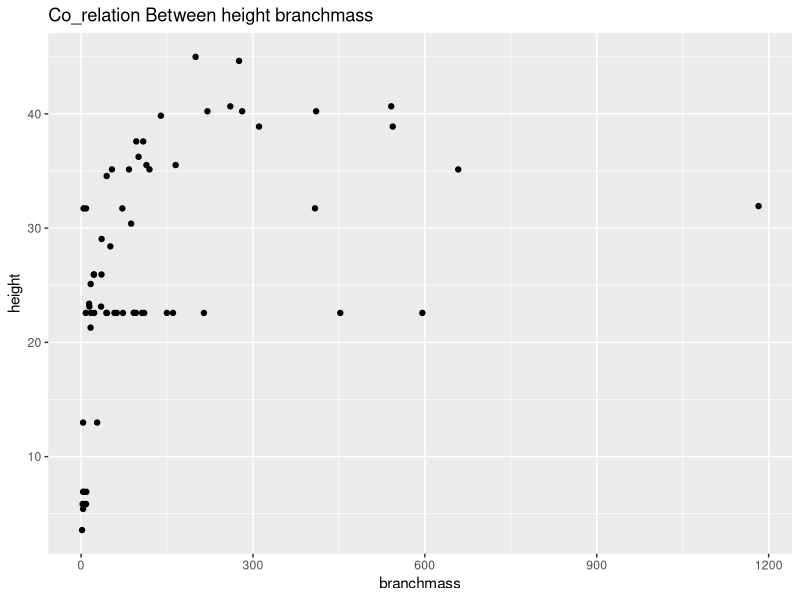
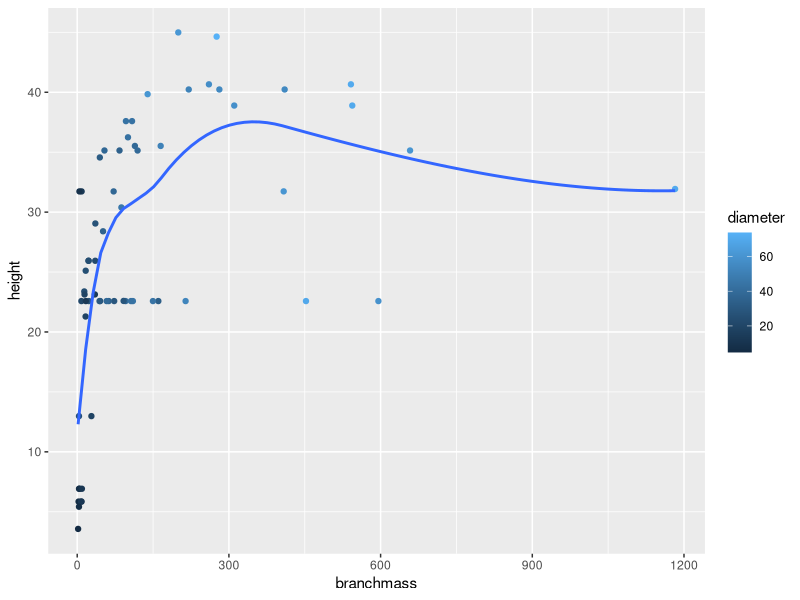
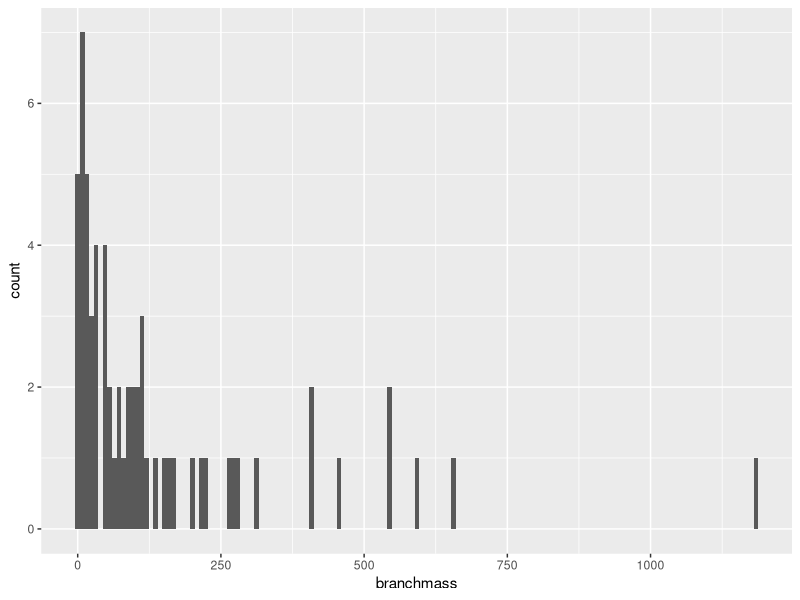
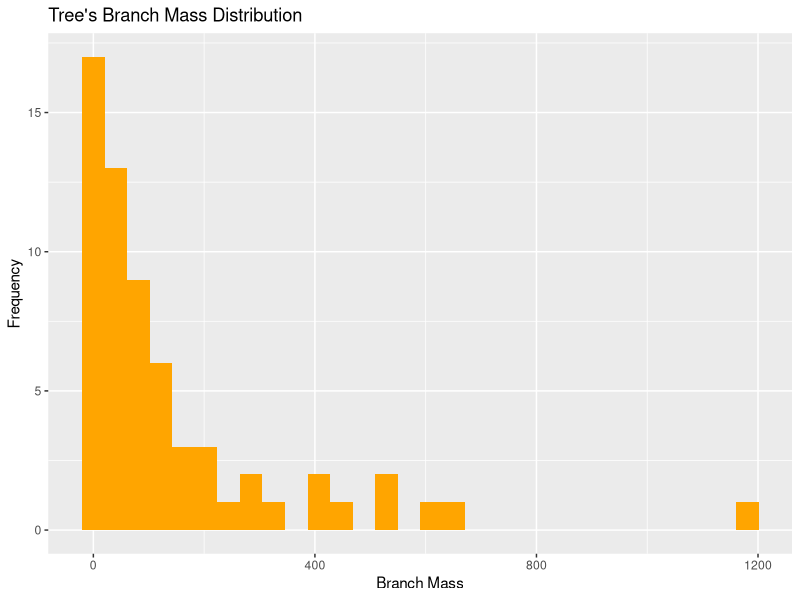
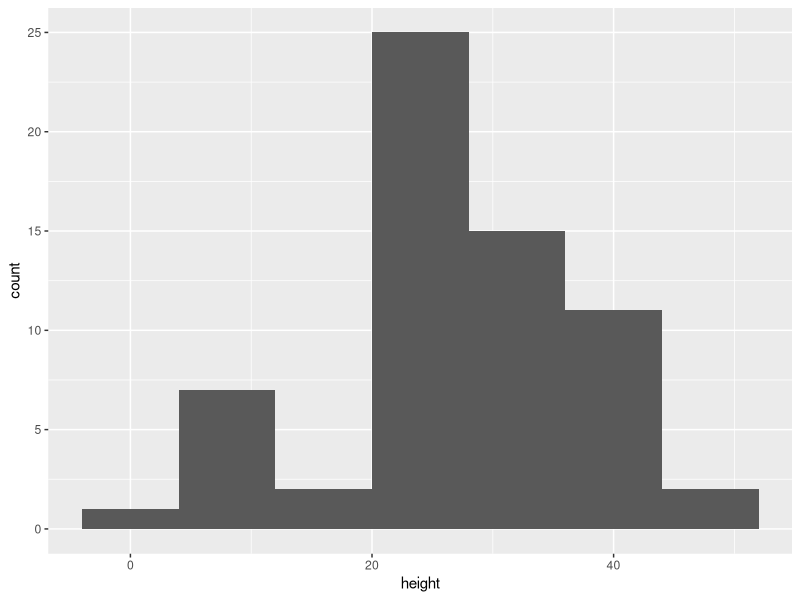
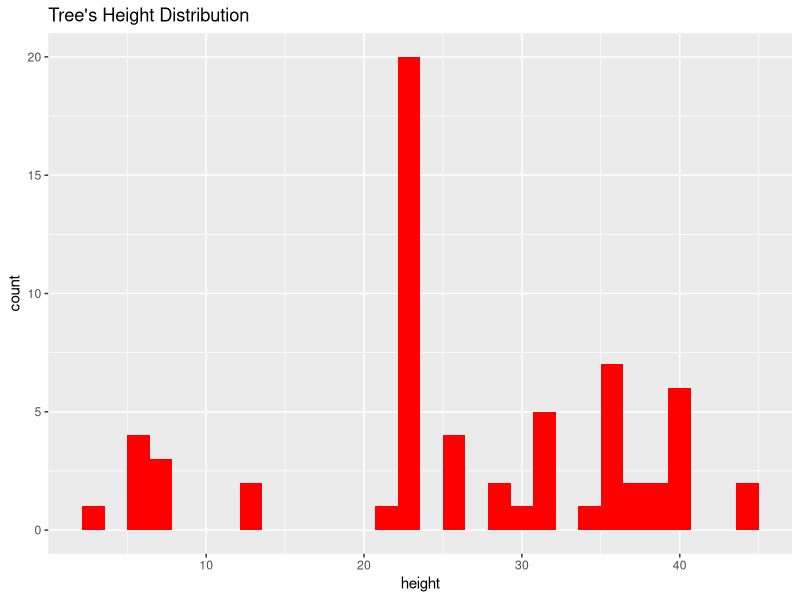
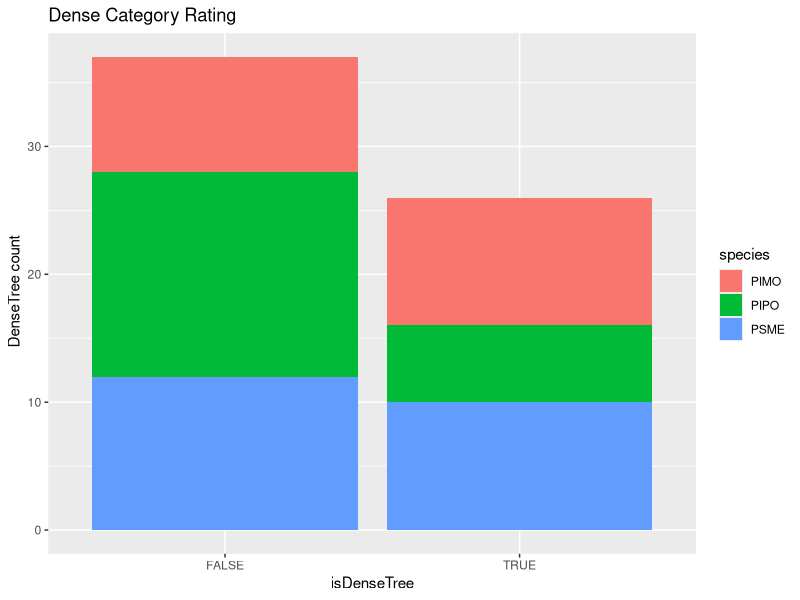
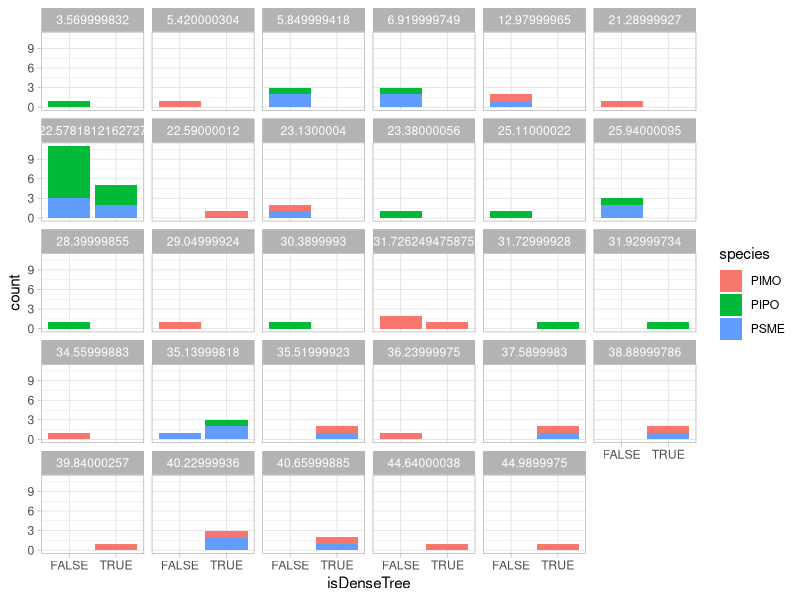

Reproduce these figures in R, in order.

trees <-read.csv("G1_Allometry.csv")

#View(trees)

# We Will Start With Data cleaning

# Recoding The Height Feature To Tall And Short

trees$heightDescribtion[trees$height >= 30] = "Tall"
trees$heightDescribtion[trees$height < 30]="Short"

# Recoding the diameter feature to Thick and Thin

trees$dimeterDescribtion[trees$diameter >= 50] = "Thick"
trees$dimeterDescribtion[trees$diameter < 50]= "Thin"

# show all rows that have NA values or missing values

trees[!complete.cases(trees) , ]


# Replace NA Values In Height Field According To The Mean Of
# Heights Of The Same Type

# Make Sure Height Field Is Numeric
trees$height <- as.numeric(trees$height)

# We Will Test It On PIPO Type
pipoMean<-mean(trees[trees$species=="PIPO" , 'height' ], na.rm=T)
trees[is.na(trees$height) & trees$species=="PIPO"  , 'height'] = pipoMean


#On PIMO Type
pimoMean<-mean(trees[trees$species=="PIMO" , 'height' ], na.rm=T)
trees[is.na(trees$height) & trees$species=="PIMO"  , 'height'] = pimoMean

# Can't apply it to PSME Cause All Values Are NULL

# Recoding leafarea Field Using ifelse

# Make Sure leafarea Field Is Numeric
trees$leafarea <- as.numeric(trees$leafarea)

m = mean(trees$leafarea)
trees$leafareaAmount = as.factor(ifelse(trees$leafarea >= m, "dense tree" 
                                   ,"sparse tree"))

#Recoding A Code

trees$isDenseTree[trees$leafareaAmount == "dense tree"] = T
trees$isDenseTree[trees$leafareaAmount == "sparse tree"]= F
trees$isDenseTree = as.factor(trees$isDenseTree)


#Get The Mean Of Dense Trees And Sparse Trees

mDense <-mean(trees$isDenseTree==T)
MSparse <-mean(trees$isDenseTree==F)
mDense
MSparse

# Subset Only Tall Trees

tallTrees = trees [trees$heightDescribtion=="Tall", ]

View(tallTrees)

# Subset Only Short Trees

shortTrees = trees [trees$heightDescribtion=="Short", ]


# Subset Trees That Are Thick And Tall 


thickAndTallTrees = trees[trees$heightDescribtion=="Tall" & trees$dimeterDescribtion=="Thick", ]

View(thickAndTallTrees)

# Sort Or Order Our Data Set ascending Based On height and dimeter

sortedData = trees[order(trees$height ,trees$diameter) , ]


#Get Only First 15 Rows
headOfData <-head(trees ,15)


#Get Only last 15 Rows
tailOfData <-tail(trees ,15)

View(tailOfData)

# get Missing Values or Null Values

library(mice)
Pre.imputation <- mice(trees,
                       m = 5,
                       meth = c("pmm", "pmm", "pmm", "pmm","pmm", "pmm", "pmm", "pmm","pmm"),
                       maxit = 20)

trees = complete(Pre.imputation, 5)


# Data Visualization

library(ggplot2)

# Visualize The Effect of The height On branchmass Using Scatter Plot

draw1 = ggplot(trees , aes(x=branchmass  , y= height))
draw1 + geom_point() + ggtitle("Co_relation Between height branchmass")


# Visualize The Effect of The height On branchmass colored by the groups of diameter using scatterplot

draw2 = ggplot(trees , aes(branchmass , height))
draw2 + geom_point(aes(color=diameter)) + stat_smooth(se=FALSE)  


# Visualize Distribution Of branchmass Using Histogram

draw3 <-ggplot(trees , aes(branchmass))
draw3 + geom_histogram(binwidth = 8)
draw3 + geom_histogram(fill = "orange")+ ggtitle("Tree's Branch Mass Distribution")+labs(x="Branch Mass" , y="Frequency")

# Visualize Distribution Of branchmass Using Histogram

draw4 = ggplot(trees , aes(height))
draw4 + geom_histogram(binwidth = 8)
draw4 + geom_histogram(fill = "red")+ ggtitle("Tree's Height Distribution") 

# Summarizing isDenseTree T or F To Species And Height Groups Using Bar Chart

draw5 = ggplot(trees , aes(x=isDenseTree  ,fill = species))
draw5 + geom_bar() +labs(y=" DenseTree count" ,title="Dense Category Rating")
draw5 + geom_bar() +theme_light()+facet_wrap(~height)
